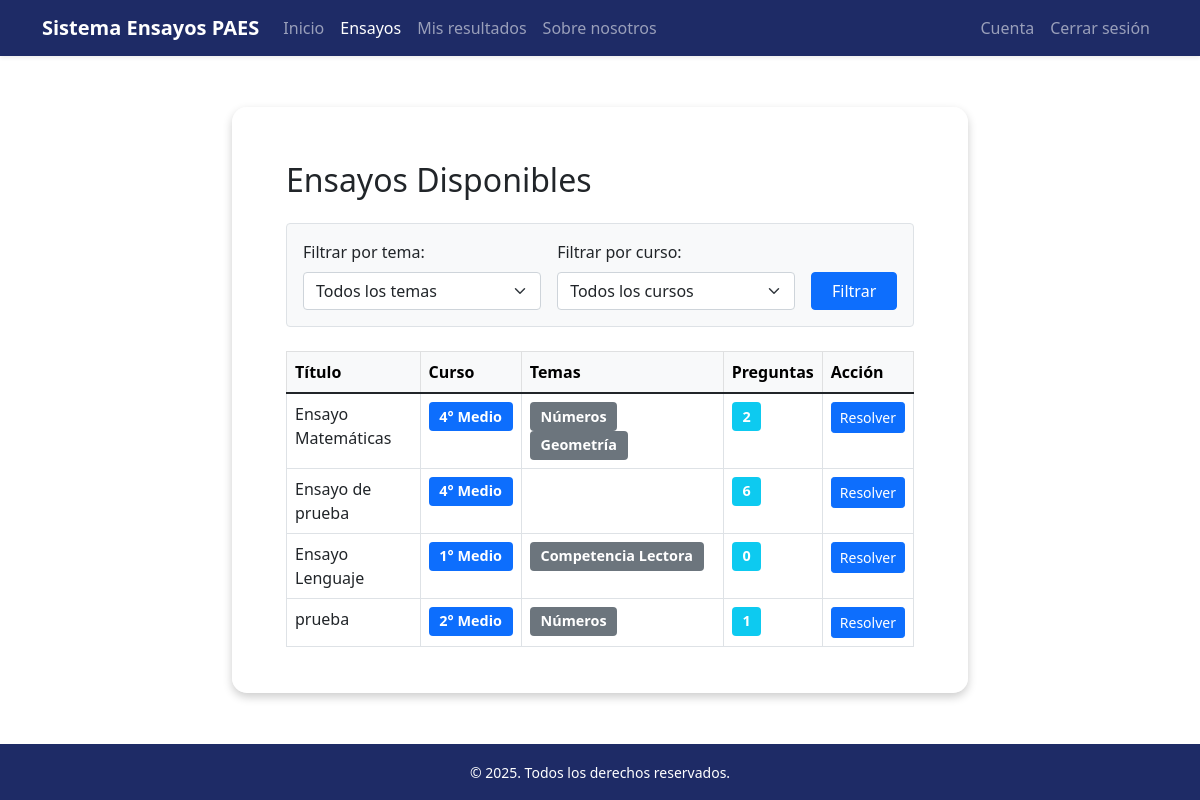
The app's page /estudiante/ensayos/ (signed in) with its own data.
### AutoridadDocente/models.py (models this page shows, shortened)
class Ensayo(models.Model):
    titulo = models.CharField(max_length=200)
    nivel = models.CharField(max_length=50, choices=User.NIVELES)
    colegio = models.CharField(max_length=100)
    temas = models.ManyToManyField(Tema,blank=True)
    preguntas = models.ManyToManyField(Pregunta,blank=True)
    fecha_creacion = models.DateTimeField(auto_now_add=True)

class Tema(models.Model):
    nombre = models.CharField(max_length=100)

### Estudiante/views.py (the view)
# urls.py: path('ensayos/', views.ensayos_view, name= 'ensayos'),
@login_required
def ensayos_view(request):
    estudiante = request.user
    ensayos = Ensayo.objects.filter(colegio=estudiante.colegio)
    tema_id = request.GET.get('tema')
    nivel = request.GET.get('nivel')
    if tema_id:
        ensayos = ensayos.filter(temas__id=tema_id)
    if nivel:
        ensayos = ensayos.filter(nivel=nivel)
    temas_disponibles = Tema.objects.filter(ensayo__in=ensayos).distinct()
    context = {
        'ensayos': ensayos,
        'temas_disponibles': temas_disponibles,
        'niveles_disponibles': {
            'primero', '1° Medio',
            'segundo', '2° Medio',
            'tercero', '3° Medio',
            'cuarto', '4° Medio',
        },
        'filtros_aplicados': tema_id or nivel  # Para mostrar el botón de limpiar
    }
    return render(request, 'ensayos.html', context)

### Estudiante/templates/ensayos.html (shortened to what this page needs)
{% extends 'base_estudiante.html' %}
{% block navegacion %}
<li class="nav-item"><a class="nav-link" href="{% url 'estudiante_index' %}">Inicio</a></li>
<li class="nav-item"><a class="nav-link active" href="{% url 'ensayos' %}">Ensayos</a></li>
<li class="nav-item"><a class="nav-link" href="{% url 'mis_resultados' %}">Mis resultados</a></li>
<li class="nav-item"><a class="nav-link" href="{% url 'aboutus' %}">Sobre nosotros</a></li>
{% endblock %}
{% block cuenta-atras %}
<li class="nav-item"><a class="nav-link" href="{% url 'cuenta_estudiante' %}">Cuenta</a></li>
<li class="nav-item"><a href="{% url 'logout' %}" class="nav-link">Cerrar sesión</a></li>
{% endblock %}
{% block content %}
<div class="container mt-4">
    <h2 class="mb-4">Ensayos Disponibles</h2>
    <form method="get" class="mb-4 border p-3 rounded bg-light">
        <div class="row g-3 align-items-end">
            <div class="col-md-5">
                <label for="tema" class="form-label">Filtrar por tema:</label>
                <select name="tema" id="tema" class="form-select">
                    <option value="">Todos los temas</option>
                </select>
            </div>
            <div class="col-md-5">
                <label for="nivel" class="form-label">Filtrar por curso:</label>
                <select name="nivel" id="nivel" class="form-select">
                    <option value="">Todos los cursos</option>
                </select>
            </div>
            <div class="col-md-2 d-grid">
                <button type="submit" class="btn btn-primary">
                     Filtrar
                </button>
            </div>
        </div>
    </form>
    {% if ensayos %}
        <div class="table-responsive">
            <table class="table table-bordered table-hover">
                <thead class="table-light">
                    <tr>
                        <th>Título</th>
                        <th>Curso</th>
                        <th>Temas</th>
                        <th>Preguntas</th>
                        <th>Acción</th>
                    </tr>
                </thead>
                <tbody>
                    {% for ensayo in ensayos %}
                    <tr>
                        <td>{{ ensayo.titulo }}</td>
                        <td>
                            <span class="badge bg-primary">
                                {{ ensayo.get_nivel_display }}
                            </span>
                        </td>
                        <td>
                            {% for tema in ensayo.temas.all %}
                                <span class="badge bg-secondary me-1">{{ tema.nombre }}</span>
                            {% endfor %}
                        </td>
                        <td>
                            <span class="badge bg-info">{{ ensayo.preguntas.count }}</span>
                        </td>
                        <td>
                            <a href="{% url 'resolver_ensayo' ensayo.id %}" class="btn btn-primary btn-sm">
                                 Resolver
                            </a>
                        </td>
                    </tr>
                    {% endfor %}
                </tbody>
            </table>
        </div>
    {% endif %}
</div>
{% endblock %}

### Estudiante/templates/ensayos.html (style rules this page uses)
.badge { font-size: 0.9em; padding: 0.5em 0.75em; }
.table th { white-space: nowrap; }

### records on screen
Ensayo: titulo "Ensayo Matemáticas", nivel "4° Medio", preguntas.count "2"
Tema: nombre "Números"
Tema: nombre "Geometría"
Ensayo: titulo "Ensayo de prueba", nivel "4° Medio", preguntas.count "6"
Ensayo: titulo "Ensayo Lenguaje", nivel "1° Medio", preguntas.count "0"
Tema: nombre "Competencia Lectora"
Ensayo: titulo "prueba", nivel "2° Medio", preguntas.count "1"
